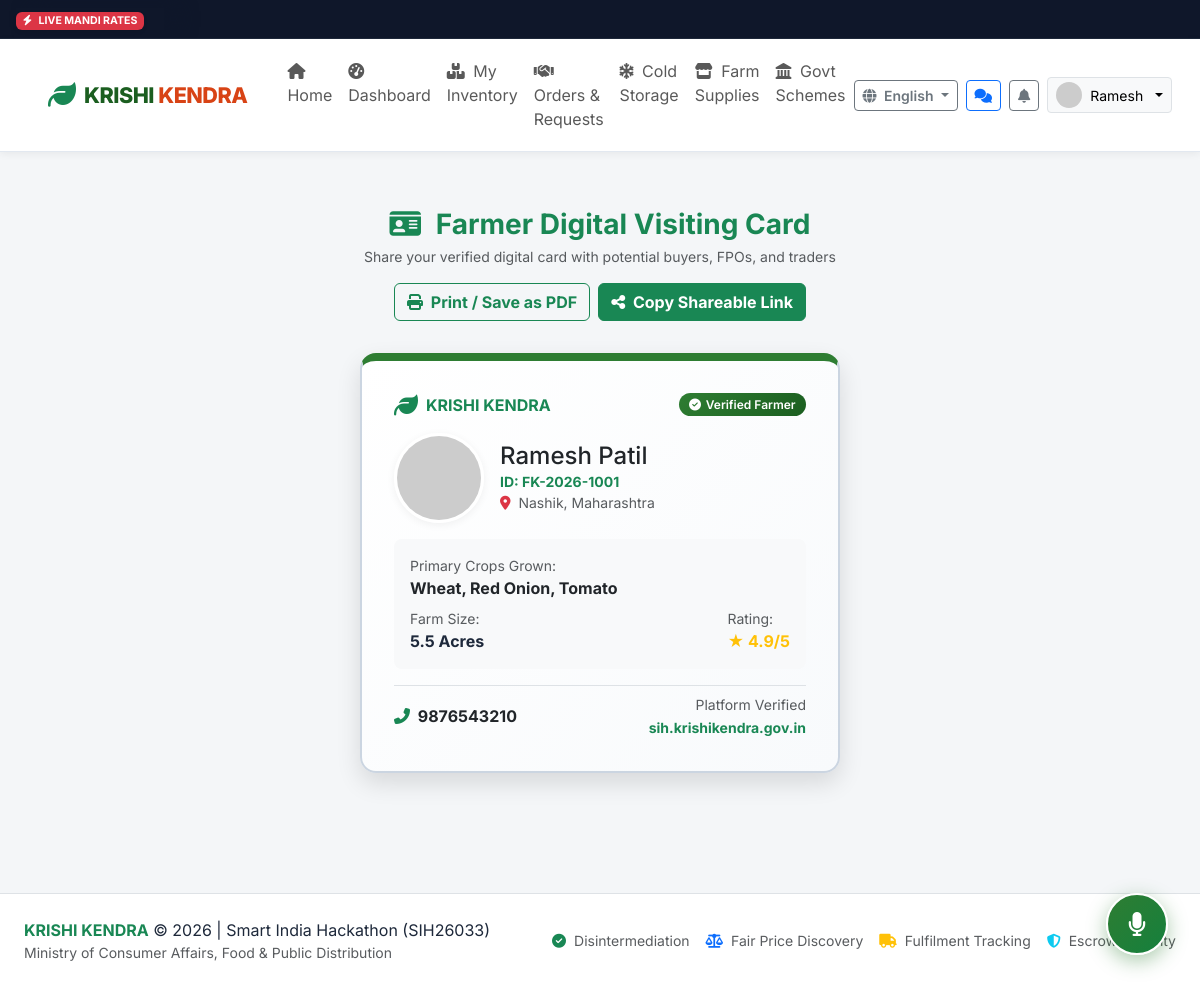
The page /farmer/visiting-card (signed in) on the database its author committed.
### app/models.py (models this page shows, shortened)
class User(db.Model):
    __tablename__ = 'users'
    id = db.Column(db.Integer, primary_key=True)
    custom_id = db.Column(db.String(32), unique=True, nullable=False, index=True) # e.g. FK-2026-1001, BK-2026-2001, ADM-001
    phone = db.Column(db.String(15), unique=True, nullable=False, index=True)
    password_hash = db.Column(db.String(255), nullable=True)
    role = db.Column(db.String(20), nullable=False, default='farmer') # farmer, buyer, admin
    name = db.Column(db.String(120), nullable=False)
    profile_image = db.Column(db.String(255), default='default_avatar.png')
    preferred_language = db.Column(db.String(10), default='en') # en, hi, mr, ta, te
    is_verified = db.Column(db.Boolean, default=False)
    verification_status = db.Column(db.String(20), default='none') # none, pending, approved, rejected
    gov_id_type = db.Column(db.String(50), nullable=True) # Aadhaar, Voter Card, Kisan Credit Card
    gov_id_masked = db.Column(db.String(50), nullable=True) # e.g. "XXXX-XXXX-1234" (Never store full plaintext)
    verification_doc = db.Column(db.String(255), nullable=True)
    verification_rejection_reason = db.Column(db.String(255), nullable=True)
    is_active = db.Column(db.Boolean, default=True)
    created_at = db.Column(db.DateTime, default=datetime.utcnow)
    updated_at = db.Column(db.DateTime, default=datetime.utcnow, onupdate=datetime.utcnow)
    farmer_profile = db.relationship('FarmerProfile', backref='user', uselist=False, cascade='all, delete-orphan')
    buyer_profile = db.relationship('BuyerProfile', backref='user', uselist=False, cascade='all, delete-orphan')
    inventories = db.relationship('Inventory', backref='farmer', lazy='dynamic', cascade='all, delete-orphan')
    requirements = db.relationship('Requirement', backref='buyer', lazy='dynamic', cascade='all, delete-orphan')
    notifications = db.relationship('Notification', backref='user', lazy='dynamic', cascade='all, delete-orphan')

class FarmerProfile(db.Model):
    __tablename__ = 'farmer_profiles'
    id = db.Column(db.Integer, primary_key=True)
    user_id = db.Column(db.Integer, db.ForeignKey('users.id', ondelete='CASCADE'), nullable=False, unique=True)
    address = db.Column(db.String(255), default='')
    district = db.Column(db.String(100), default='Nashik')
    state = db.Column(db.String(100), default='Maharashtra')
    pincode = db.Column(db.String(10), default='422001')
    farm_location_name = db.Column(db.String(150), default='Family Farm')
    farm_latitude = db.Column(db.Float, nullable=True, default=19.9975)
    farm_longitude = db.Column(db.Float, nullable=True, default=73.7898)
    google_maps_link = db.Column(db.String(300), default='')
    farm_size_acres = db.Column(db.Float, default=3.5)
    crops_grown = db.Column(db.String(255), default='Wheat, Onion, Tomato')
    bio = db.Column(db.Text, default='Dedicated organic farmer cultivating natural crops.')
    min_qty_kg = db.Column(db.Float, default=50.0)
    max_qty_kg = db.Column(db.Float, default=10000.0)
    open_to_all_quantities = db.Column(db.Boolean, default=True)
    share_phone_consent = db.Column(db.Boolean, default=False)
    rating = db.Column(db.Float, default=4.8)
    total_reviews = db.Column(db.Integer, default=12)

### app/routes/farmer.py (the view)
@farmer_bp.route('/visiting-card')
@farmer_required
def visiting_card():
    user = g.user
    profile = user.farmer_profile
    return render_template('farmer/visiting_card.html', user=user, profile=profile)

### app/routes/auth.py (called while the page is built)
def farmer_required(f):
    @wraps(f)
    def decorated_function(*args, **kwargs):
        if g.user is None or g.user.role != 'farmer':
            flash('Farmer access required.', 'danger')
            return redirect(url_for('auth.login'))
        return f(*args, **kwargs)
    return decorated_function

### app/templates/farmer/visiting_card.html (shortened to what this page needs)
{% extends "base.html" %}
{% block content %}
<div class="container py-4">
  <div class="text-center mb-4 no-print">
    <h3 class="fw-bold text-success mb-1"><i class="fas fa-id-card me-2"></i> Farmer Digital Visiting Card</h3>
    <p class="text-muted small">Share your verified digital card with potential buyers, FPOs, and traders</p>
    <div class="d-flex justify-content-center gap-2 mt-3">
      <button onclick="window.print()" class="btn btn-outline-success fw-bold">
        <i class="fas fa-print me-1"></i> Print / Save as PDF
      </button>
      <button onclick="navigator.clipboard.writeText(window.location.origin + '{{ url_for('main.public_visiting_card', custom_id=user.custom_id) }}'); alert('Visiting Card link copied to clipboard!');" class="btn btn-success fw-bold">
        <i class="fas fa-share-alt me-1"></i> Copy Shareable Link
      </button>
    </div>
  </div>
  <div class="visiting-card-container">
    <div class="visiting-card farmer-theme-card">
      <div class="d-flex justify-content-between align-items-center mb-3">
        <div class="d-flex align-items-center gap-2">
          <i class="fas fa-leaf text-success fs-4"></i>
          <span class="fw-bold text-success">KRISHI KENDRA</span>
        </div>
        {% if user.is_verified %}
          <span class="badge badge-verified"><i class="fas fa-check-circle"></i> Verified Farmer</span>
        {% else %}
          <span class="badge bg-secondary">Registered Farmer</span>
        {% endif %}
      </div>
      <div class="d-flex align-items-center gap-3 mb-3">
        <img src="{% if user.profile_image and user.profile_image != 'default_avatar.png' %}{{ url_for('static', filename='uploads/' + user.profile_image) }}{% else %}https://ui-avatars.com/api/?name={{ user.name }}&background=1b5e20&color=fff{% endif %}" alt="Avatar" class="visiting-card-avatar">
        <div>
          <h4 class="fw-extrabold mb-0 text-dark">{{ user.name }}</h4>
          <div class="text-success fw-bold small">ID: {{ user.custom_id }}</div>
          <div class="text-muted small"><i class="fas fa-map-marker-alt text-danger me-1"></i> {{ profile.district if profile else 'Nashik' }}, {{ profile.state if profile else 'Maharashtra' }}</div>
        </div>
      </div>
      <div class="p-3 bg-light rounded-3 mb-3">
        <div class="mb-2">
          <small class="text-muted d-block">Primary Crops Grown:</small>
          <strong class="text-dark">{{ profile.crops_grown if profile else 'Wheat, Onion, Tomato' }}</strong>
        </div>
        <div class="d-flex justify-content-between">
          <div>
            <small class="text-muted d-block">Farm Size:</small>
            <strong>{{ profile.farm_size_acres if profile else 3.5 }} Acres</strong>
          </div>
          <div>
            <small class="text-muted d-block">Rating:</small>
            <strong class="text-warning">★ {{ profile.rating if profile else 4.8 }}/5</strong>
          </div>
        </div>
      </div>
      <div class="border-top pt-2 d-flex justify-content-between align-items-center">
        <div>
          {% if profile and profile.share_phone_consent %}
            <div class="fw-bold text-dark"><i class="fas fa-phone-alt text-success me-1"></i> {{ user.phone }}</div>
          {% else %}
            <div class="text-muted small"><i class="fas fa-lock text-secondary me-1"></i> Contact via in-app chat</div>
          {% endif %}
        </div>
        <div class="text-end">
          <small class="text-muted d-block">Platform Verified</small>
          <small class="fw-bold text-success">sih.krishikendra.gov.in</small>
        </div>
      </div>
    </div>
  </div>
</div>
{% endblock %}

### app/templates/base.html (shortened to what this page needs)
<!DOCTYPE html>
<html lang="{{ current_lang }}">
<head>
  <link href="https://cdn.jsdelivr.net/npm/bootstrap@5.3.3/dist/css/bootstrap.min.css" rel="stylesheet">
  <link rel="stylesheet" href="https://cdnjs.cloudflare.com/ajax/libs/font-awesome/6.5.1/css/all.min.css">
  <link rel="stylesheet" href="{{ url_for('static', filename='css/style.css') }}">
</head>
<body class="{% if current_user and current_user.role == 'farmer' %}theme-farmer{% elif current_user and current_user.role == 'buyer' %}theme-buyer{% elif current_user and current_user.role == 'admin' %}theme-admin{% endif %}">
  <div class="mandi-ticker">
    <div class="mandi-ticker-badge">
      <span class="badge bg-danger shadow-sm"><i class="fas fa-bolt me-1"></i> LIVE MANDI RATES</span>
    </div>
    <div class="mandi-ticker-track">
      <div class="ticker-wrap">
      </div>
    </div>
  </div>
  <nav class="navbar navbar-expand-lg navbar-krishi sticky-top">
    <div class="container-fluid px-lg-4">
      <a class="navbar-brand d-flex align-items-center" href="{{ url_for('main.index') }}">
        <i class="fas fa-leaf text-success fs-3 me-2"></i>
        <div class="brand-title">
          KRISHI <span>KENDRA</span>
        </div>
      </a>
      <div class="collapse navbar-collapse" id="navbarKrishiContent">
        <ul class="navbar-nav me-auto mb-2 mb-lg-0 ms-lg-3">
          <li class="nav-item">
            <a class="nav-link {% if request.endpoint == 'main.index' %}active fw-bold{% endif %}" href="{{ url_for('main.index') }}"><i class="fas fa-home me-1"></i> <span data-i18n="nav_home">Home</span></a>
          </li>
          {% if current_user %}
            {% if current_user.role == 'farmer' %}
              <li class="nav-item">
                <a class="nav-link " href="{{ url_for('farmer.dashboard') }}"><i class="fas fa-tachometer-alt me-1"></i> <span data-i18n="nav_dashboard"></span></a>
              </li>
              <li class="nav-item">
                <a class="nav-link " href="{{ url_for('farmer.inventory') }}"><i class="fas fa-boxes me-1"></i> <span data-i18n="nav_inventory"></span></a>
              </li>
              <li class="nav-item">
                <a class="nav-link " href="{{ url_for('farmer.orders') }}"><i class="fas fa-handshake me-1"></i> <span data-i18n="nav_orders"></span></a>
              </li>
            {% elif current_user.role == 'admin' %}
              <li class="nav-item">
                <a class="nav-link {% if 'admin.' in (request.endpoint or '') %}active text-primary fw-bold{% endif %}" href="{{ url_for('admin.dashboard') }}"><i class="fas fa-shield-alt me-1"></i> Admin Portal</a>
              </li>
            {% endif %}
          {% endif %}
          <li class="nav-item">
            <a class="nav-link " href="{{ url_for('cold_storage.index') }}"><i class="fas fa-snowflake me-1"></i> <span data-i18n="nav_cold_storage"></span></a>
          </li>
          <li class="nav-item">
            <a class="nav-link " href="{{ url_for('marketplace.index') }}"><i class="fas fa-store me-1"></i> <span data-i18n="nav_marketplace"></span></a>
          </li>
          <li class="nav-item">
            <a class="nav-link {% if 'schemes.' in (request.endpoint or '') %}active fw-bold{% endif %}" href="{{ url_for('schemes.index') }}"><i class="fas fa-landmark me-1"></i> <span data-i18n="nav_schemes">Govt Schemes</span></a>
          </li>
        </ul>
        <div class="d-flex align-items-center gap-2">
          <div class="dropdown">
            <button class="btn btn-sm btn-outline-secondary dropdown-toggle fw-semibold" type="button" data-bs-toggle="dropdown">
              <i class="fas fa-globe me-1"></i> {{ available_languages.get(current_lang, 'Language') }}
            </button>
          </div>
          {% if current_user %}
            <a href="{{ url_for('chat.chat_list') }}" class="btn btn-sm btn-outline-primary position-relative" title="Conversations & Offers">
              <i class="fas fa-comments"></i>
            </a>
            <div class="dropdown">
              <button class="btn btn-sm btn-outline-secondary position-relative" type="button" data-bs-toggle="dropdown" title="Notifications">
                <i class="fas fa-bell"></i>
              </button>
            </div>
            <div class="dropdown">
              <button class="btn btn-sm btn-light border dropdown-toggle d-flex align-items-center gap-2" type="button" data-bs-toggle="dropdown">
                <img src="{% if current_user.profile_image and current_user.profile_image != 'default_avatar.png' %}{{ url_for('static', filename='uploads/' + current_user.profile_image) }}{% else %}https://ui-avatars.com/api/?name={{ current_user.name }}&background=2e7d32&color=fff{% endif %}" alt="Avatar" class="rounded-circle" width="26" height="26">
                <span>{{ current_user.name.split()[0] }}</span>
              </button>
            </div>
          {% endif %}
        </div>
      </div>
    </div>
  </nav>
  <main class="py-3">
    {% block content %}{% endblock %}
  </main>
  <div class="voice-assistant-fab" id="voiceAssistantFab" title="Click to speak or chat with Krishi Mitra AI Copilot">
    <i class="fas fa-microphone fs-4"></i>
  </div>
  <footer class="bg-white border-top py-4 mt-5">
    <div class="container-fluid px-lg-4 d-flex flex-column flex-md-row justify-content-between align-items-center gap-3">
      <div>
        <span class="fw-bold text-success">KRISHI KENDRA</span> &copy; 2026 | Smart India Hackathon (SIH26033)
        <div class="text-muted small">Ministry of Consumer Affairs, Food & Public Distribution</div>
      </div>
      <div class="d-flex gap-3 small text-muted">
        <span><i class="fas fa-check-circle text-success me-1"></i> Disintermediation</span>
        <span><i class="fas fa-balance-scale text-primary me-1"></i> Fair Price Discovery</span>
        <span><i class="fas fa-truck text-warning me-1"></i> Fulfilment Tracking</span>
        <span><i class="fas fa-shield-alt text-info me-1"></i> Escrow Security</span>
      </div>
    </div>
  </footer>
</body>
</html>

### app/static/css/style.css (style rules this page uses)
:root { --primary-green: #1b5e20; --accent-green: #2e7d32; --light-green: #e8f5e9; --border-green: #a5d6a7; --buyer-orange: #d84315; --buyer-accent: #e65100; --buyer-light: #fff3e0; --buyer-border: #ffcc80; --admin-navy: #1a237e; --admin-light: #e8eaf6; --dark-slate: #1e293b; --medium-slate: #475569; --light-slate: #f8fafc; --card-bg: #ffffff; --shadow-sm: 0 2px 8px rgba(0, 0, 0, 0.06); --shadow-md: 0 4px 16px rgba(0, 0, 0, 0.08); --shadow-lg: 0 10px 25px rgba(0, 0, 0, 0.12); --radius-sm: 8px; --radius-md: 12px; --radius-lg: 16px; --radius-xl: 24px; }
body { font-family: 'Inter', -apple-system, BlinkMacSystemFont, "Segoe UI", Roboto, "Helvetica Neue", Arial, sans-serif; background-color: #f4f6f8; color: var(--dark-slate); min-height: 100vh; display: flex; flex-direction: column; }
main { flex: 1; }
.navbar-krishi { background: #ffffff; border-bottom: 1px solid #e2e8f0; box-shadow: var(--shadow-sm); padding: 0.75rem 1.5rem; }
.brand-title { font-weight: 800; font-size: 1.35rem; color: var(--primary-green); letter-spacing: -0.5px; }
.brand-title span { color: var(--buyer-orange); }
.theme-farmer { --theme-primary: var(--primary-green); --theme-accent: var(--accent-green); --theme-light: var(--light-green); --theme-border: var(--border-green); }
.badge-verified { background: linear-gradient(135deg, #2e7d32, #1b5e20); color: #ffffff; font-weight: 600; padding: 0.35rem 0.65rem; border-radius: 20px; display: inline-flex; align-items: center; gap: 0.3rem; }
.mandi-ticker { background: #0f172a; color: #f8fafc; padding: 0.5rem 1rem; font-size: 0.88rem; overflow: hidden; white-space: nowrap; border-bottom: 1px solid #1e293b; display: flex; align-items: center; position: relative; }
.mandi-ticker-badge { flex-shrink: 0; z-index: 10; background: #0f172a; padding-right: 1.25rem; box-shadow: 15px 0 20px -2px #0f172a; }
.mandi-ticker-track { overflow: hidden; flex: 1; position: relative; white-space: nowrap; }
.ticker-wrap { display: inline-block; white-space: nowrap; padding-left: 100%; animation: tickerSlide 32s linear infinite; }
.visiting-card-container { max-width: 480px; margin: 2rem auto; perspective: 1000px; }
.visiting-card { background: linear-gradient(135deg, #ffffff 0%, #f8fafc 100%); border: 2px solid #cbd5e1; border-radius: var(--radius-lg); padding: 2rem; box-shadow: var(--shadow-lg); position: relative; overflow: hidden; }
.visiting-card.farmer-theme-card { border-top: 8px solid var(--accent-green); }
.visiting-card-avatar { width: 90px; height: 90px; border-radius: 50%; object-fit: cover; border: 3px solid #ffffff; box-shadow: var(--shadow-sm); }
.voice-assistant-fab { position: fixed; bottom: 2rem; right: 2rem; width: 62px; height: 62px; border-radius: 50%; background: linear-gradient(135deg, #2e7d32, #15803d); color: #ffffff; display: flex; align-items: center; justify-content: center; box-shadow: 0 6px 20px rgba(46, 125, 50, 0.4); cursor: pointer; z-index: 1050; border: 2px solid #ffffff; transition: transform 0.2s ease, box-shadow 0.2s ease; }

### rows shown on the page
User: name "Ramesh", name "Ramesh Patil", custom_id "FK-2026-1001", phone "9876543210"
FarmerProfile: district "Nashik", state "Maharashtra", crops_grown "Wheat, Red Onion, Tomato", farm_size_acres "5.5", rating "4.9"

### other values the page prints
{{ available_languages.get(current_lang, 'Language') }} "English"
